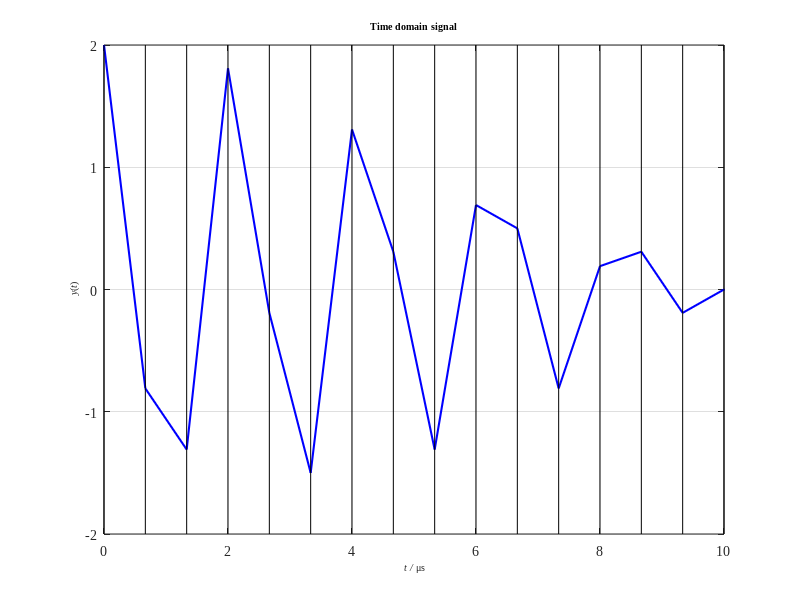

The MATLAB source for this figure:
clear;clc
close all
%% FFT
Fs = 15e5;				    % Sampling frequency / Hz
T = 1/Fs;					% Sampling time / s
L0 = 1000;                  % Original signal length
L = 1000;                   % Data length 
t0 = (0:L0-1)*T;            % Original signal time sequence
x = cos(2*pi*1e6*t0) + cos(2*pi*1.05e6*t0); % Signal function
t = (0:L-1)*T;              % Data time sequence
%% Plot
plot(t*1e6,x,'b-','linewidth',1.5)
title('\fontsize{10}\fontname{Times New Roman}Time domain signal')
xlabel('\fontsize{10}\fontname{Times New Roman}\it t /\rm \mus')
ylabel('\fontsize{10}\fontname{Times New Roman}\it y\rm(\itt\rm)')
grid on;
axis([0 10 -2 2])
set(gca,'FontSize', 10 ,'FontName', 'Times New Roman')
set(gcf,'unit','centimeters','position',[15 5 13.53 9.03],'color','white')
hold on
for cnt  =1:L
    x=[t(cnt)*1e6,t(cnt)*1e6];
    y=[-2,2];
    plot(x,y,'k')
end